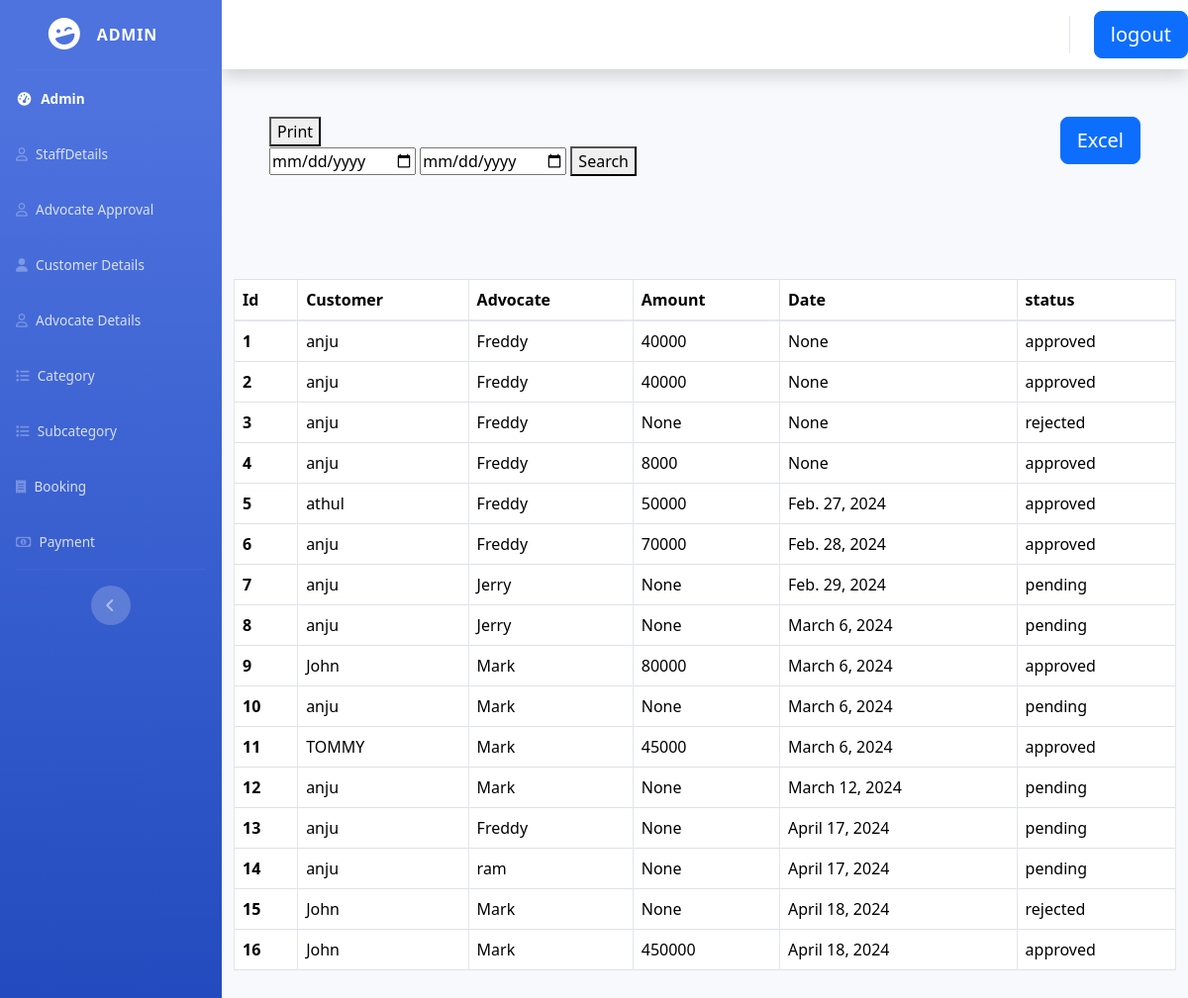
The page /dash/adbook (signed in) on the database its author committed.
### customer/models.py (models this page shows, shortened)
class DemoUser(AbstractUser):
    is_advocate = models.BooleanField(default=False)

class booking(models.Model):
    customer=models.ForeignKey(Tbl_cust,on_delete=models.CASCADE,default="")
    adv = models.ForeignKey(Tbl_adv, on_delete=models.CASCADE)
    payment = models.PositiveIntegerField(null=True)
    status=models.CharField(max_length=30,choices=option,default='pending')
    date=models.DateField(auto_now_add=True,null=True)
    paid = models.CharField(max_length=20,choices=(('paid','paid'),('rejected','rejected'),('not-paid','not-paid')),default='not-paid')

class Tbl_cust(models.Model):
    C_fname = models.CharField(max_length=20)
    C_lname = models.CharField(max_length=20)
    C_email = models.EmailField(default="")
    C_gen = models.CharField(max_length=10, default="")
    C_dob = models.DateField()
    C_ph = models.CharField(max_length=10)
    C_state = models.CharField(max_length=30, default="")
    C_city = models.CharField(max_length=10)
    C_dist = models.CharField(max_length=30)
    C_pin = models.CharField(max_length=10)
    C_status = models.BooleanField()
    C_pass = models.CharField(max_length=20)
    u = models.ForeignKey(settings.AUTH_USER_MODEL, on_delete=models.CASCADE)

### advocate/models.py (models this page shows, shortened)
class Tbl_adv(models.Model):
    Adv_fname = models.CharField(max_length=20)
    Adv_lname = models.CharField(max_length=20)
    Adv_email = models.EmailField(default="")
    Adv_gen = models.CharField(max_length=10, default="")
    Adv_dob = models.DateField()
    Adv_ph = models.CharField(max_length=10)
    Adv_state = models.CharField(max_length=30, default="")
    Adv_city = models.CharField(max_length=10)
    Adv_dist = models.CharField(max_length=30)
    Adv_pin = models.CharField(max_length=10)
    Adv_status = models.BooleanField()
    Adv_pass = models.CharField(max_length=20)
    Adv_image = models.ImageField(upload_to='Adv_images',null=True)
    Adv_experience = models.PositiveIntegerField(null=True)
    Adv_description = models.TextField(null=True)
    Adv_subcategory=models.ForeignKey(Sub_category, on_delete=models.CASCADE,default=1)
    Adv_category = models.ForeignKey(Tbl_cat, on_delete=models.CASCADE, default=1)
    Adv_approval=models.BooleanField(default=False)
    u = models.ForeignKey(settings.AUTH_USER_MODEL, on_delete=models.CASCADE,default=1)
    Adv_join_date=models.DateTimeField(auto_now_add=True,null=True)

### ad_detil/views.py (the view)
# urls.py: path('adbook',views.adbooktbl,name='adb'),
@login_required(login_url='login')
def adbooktbl(request):
    if request.method == 'POST':
        start_date = request.POST['sdate']
        end_date = request.POST['edate']
        book = booking.objects.filter(date__gte=start_date, date__lte=end_date)
    else:
        book= booking.objects.all()
    return render(request,'dash/adbook.html',{'book':book})

### templates/dash/adbook.html (shortened to what this page needs)
{% extends 'dash/base.html' %}
{% block content %}
<link href="https://cdn.jsdelivr.net/npm/bootstrap@5.3.2/dist/css/bootstrap.min.css" rel="stylesheet">
<div class="m-5">
  <a href="{% url 'dexbook' %}" ><button type="button" class="btn btn-primary btn-lg float-right ms-2 ">Excel</button></a>
<button >Print</button>
<form method="post" action="">
    <input type="date" id="sdate" name="sdate" required placeholder="Start Date">
    <input type="date" id="edate" name="edate" required placeholder="End Date">
    <button type="submit">Search</button>
</form>
</div><br>
<div class="container">
  <div class="row">
    <div class="col-12">
      <table class="table table-bordered">
        <thead>
          <tr>
            <th scope="col">Id</th>
            <th scope="col">Customer</th>
            <th scope="col">Advocate</th>
            <th scope="col">Amount</th>
            <th scope="col">Date</th>
             <th scope="col">status</th>
          </tr>
        </thead>
        <tbody>
        {% for i in book %}
          <tr>
            <th scope="row">{{forloop.counter}}</th>
            <td>{{i.customer.C_fname}}</td>
            <td>{{i.adv.Adv_fname}}</td>
            <td>{{i.payment}}</td>
            <td>{{i.date}}</td>
            <td>{{i.status}}</td>
            </tr>
        {% endfor %}
        </tbody>
      </table>
    </div>
  </div>
</div>
{% endblock %}

### templates/dash/base.html (shortened to what this page needs)
{% load static %}
<!DOCTYPE html>
<html lang="en">
<head>
        <link href="{% static 'vendor/fontawesome-free/css/all.min.css'%}" rel="stylesheet" type="text/css">
    <link href="{% static 'css/sb-admin-2.min.css'%}" rel="stylesheet">
</head>
<body>
    <div id="wrapper">
        <ul class="navbar-nav bg-gradient-primary sidebar sidebar-dark accordion" id="accordionSidebar">
            <a class="sidebar-brand d-flex align-items-center justify-content-center" href="{% url 'dash' %}">
                <div class="sidebar-brand-icon rotate-n-15">
                    <i class="fas fa-laugh-wink"></i>
                </div>
                {% if request.user.is_superuser %}
                <div class="sidebar-brand-text mx-3">Admin</div>
                {% elif request.user.is_staff %}
                <div class="sidebar-brand-text mx-3">Staff</div>
                {% elif request.user.is_advocate %}
                <div class="sidebar-brand-text mx-3">Advocate</div>
                {% endif %}
            </a>
            <hr class="sidebar-divider my-0">
            <li class="nav-item active">
                <a class="nav-link" href="#">
                    <i class="fas fa-fw fa-tachometer-alt"></i>
                    <span>{{ user.first_name }}</span></a>
            </li>
        {% if request.user.is_authenticated %}
            {% if request.user.is_superuser %}
            <li class="nav-item">
                <a class="nav-link collapsed" href="{% url 'stafftbl' %}"  data-target="#collapseTwo"
                    aria-expanded="true" aria-controls="collapseTwo">
                      <i class="fa-regular fa-user"></i>
                    <span>StaffDetails</span>
                </a>
            </li>
            <li class="nav-item">
                <a class="nav-link collapsed" href="{% url 'adview' %}"  data-target="#collapseTwo"
                    aria-expanded="true" aria-controls="collapseTwo">
                      <i class="fa-regular fa-user"></i>
                    <span>Advocate Approval</span>
                </a>
            </li>
              <li class="nav-item">
                <a class="nav-link collapsed" href="{% url 'custtbl' %}"  data-target="#collapseTwo"
                    aria-expanded="true" aria-controls="collapseTwo">
                    <i class="fa-solid fa-user"></i>
                    <span>Customer Details</span>
                </a>
            </li>
                <li class="nav-item">
                <a class="nav-link collapsed" href="{% url 'advtbl' %}"  data-target="#collapseTwo"
                    aria-expanded="true" aria-controls="collapseTwo">
                   <i class="fa-regular fa-user"></i>
                    <span>Advocate Details</span>
                </a>
            </li>
            <li class="nav-item">
                <a class="nav-link collapsed" href="{% url 'catetbl' %}"  data-target="#collapseTwo"
                    aria-expanded="true" aria-controls="collapseTwo">
                    <i class="fa-solid fa-list"></i>
                    <span>Category</span>
                </a>
            </li>
             <li class="nav-item">
                <a class="nav-link collapsed" href="{% url 'subtbl' %}"  data-target="#collapseTwo"
                    aria-expanded="true" aria-controls="collapseTwo">
                        <i class="fa-solid fa-list"></i>
                    <span>Subcategory</span>
                </a>
            </li>
              <li class="nav-item">
                <a class="nav-link collapsed" href="{% url 'adb' %}"  data-target="#collapseTwo"
                    aria-expanded="true" aria-controls="collapseTwo">
                    <i class="fa-solid fa-receipt"></i>
                    <span>Booking</span>
                </a>
            </li>
              <li class="nav-item">
                <a class="nav-link collapsed" href="{% url 'adp' %}"  data-target="#collapseTwo"
                    aria-expanded="true" aria-controls="collapseTwo">
                    <i class="fa-regular fa-money-bill-1"></i>
                    <span>Payment</span>
                </a>
            </li>
            {% endif %}
             {% endif %}
            <hr class="sidebar-divider d-none d-md-block">
            <div class="text-center d-none d-md-inline">
                <button class="rounded-circle border-0" id="sidebarToggle"></button>
            </div>
        </ul>
        <div id="content-wrapper" class="d-flex flex-column">
            <div id="content">
                <nav class="navbar navbar-expand navbar-light bg-white topbar mb-4 static-top shadow">
                    <ul class="navbar-nav ml-auto">
                        <li class="nav-item dropdown no-arrow">
                            <a href="{% url 'logout' %}"class="btn btn-primary btn-lg float-right ms-2 ">logout</></a>
                        </li>
                    </ul>
                </nav>
                {% block content %}
                {% endblock %}
</body>
</html>

### templates/dash/adbook.html (style rules this page uses)
.container { padding: 2rem 0rem; }

### rows shown on the page
DemoUser: first_name "Admin"
booking: customer.C_fname "anju", adv.Adv_fname "Freddy", payment "40000", date "None", status "approved"
booking: customer.C_fname "anju", adv.Adv_fname "Freddy", payment "40000", date "None", status "approved"
booking: customer.C_fname "anju", adv.Adv_fname "Freddy", payment "None", date "None", status "rejected"
booking: customer.C_fname "anju", adv.Adv_fname "Freddy", payment "8000", date "None", status "approved"
booking: customer.C_fname "athul", adv.Adv_fname "Freddy", payment "50000", date "Feb. 27, 2024", status "approved"
booking: customer.C_fname "anju", adv.Adv_fname "Freddy", payment "70000", date "Feb. 28, 2024", status "approved"
booking: customer.C_fname "anju", adv.Adv_fname "Jerry", payment "None", date "Feb. 29, 2024", status "pending"
booking: customer.C_fname "anju", adv.Adv_fname "Jerry", payment "None", date "March 6, 2024", status "pending"
booking: customer.C_fname "John", adv.Adv_fname "Mark", payment "80000", date "March 6, 2024", status "approved"
booking: customer.C_fname "anju", adv.Adv_fname "Mark", payment "None", date "March 6, 2024", status "pending"
booking: customer.C_fname "TOMMY", adv.Adv_fname "Mark", payment "45000", date "March 6, 2024", status "approved"
booking: customer.C_fname "anju", adv.Adv_fname "Mark", payment "None", date "March 12, 2024", status "pending"
booking: customer.C_fname "anju", adv.Adv_fname "Freddy", payment "None", date "April 17, 2024", status "pending"
booking: customer.C_fname "anju", adv.Adv_fname "ram", payment "None", date "April 17, 2024", status "pending"
booking: customer.C_fname "John", adv.Adv_fname "Mark", payment "None", date "April 18, 2024", status "rejected"
booking: customer.C_fname "John", adv.Adv_fname "Mark", payment "450000", date "April 18, 2024", status "approved"
